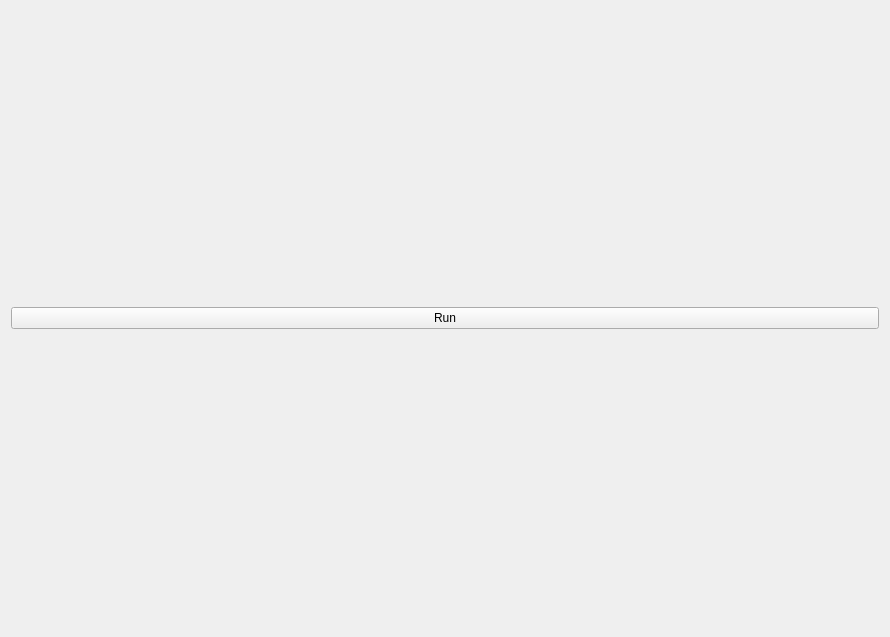
<?xml version="1.0" encoding="UTF-8"?>
<ui version="4.0">
 <class>Widget</class>
 <widget class="QWidget" name="Widget">
  <property name="geometry">
   <rect>
    <x>0</x>
    <y>0</y>
    <width>890</width>
    <height>637</height>
   </rect>
  </property>
  <property name="windowTitle">
   <string>Widget</string>
  </property>
  <layout class="QVBoxLayout" name="verticalLayout_2">
   <item>
    <layout class="QVBoxLayout" name="verticalLayout">
     <item>
      <widget class="QPushButton" name="runButton">
       <property name="text">
        <string>Run</string>
       </property>
      </widget>
     </item>
    </layout>
   </item>
  </layout>
 </widget>
 <layoutdefault spacing="6" margin="11"/>
 <resources/>
 <connections/>
</ui>
